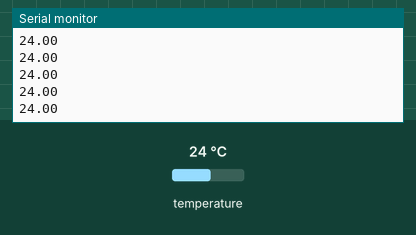
Recording of a sketch running on a simulated Arduino Uno, built with avr-gcc and run on an emulated ATmega328P. Shown: the last lines printed to the serial monitor. The inputs (shaded band) are chosen by the test bench; at power-on: temperature 24 °C.

Above: at 1.2 s.
1.3 s: temperature set to 12 °C
At 1.48 s:
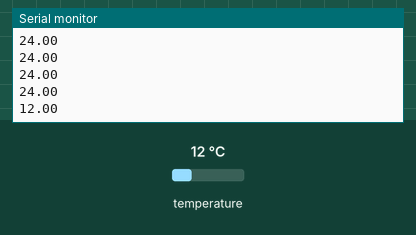
2.8 s: temperature set to 19 °C
At 2.82 s:
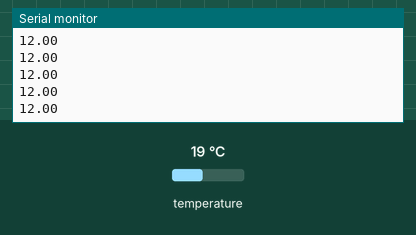
Timing chart, 0 to 5.8 s (numbered marks = the images above; inputs shaded):
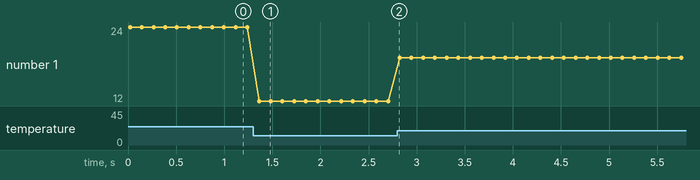

The sketch:

ds18b20.ino
```cpp
#include <OneWire.h>
class DS18B20
{
   public:
      DS18B20(int pin);
      float getTemp();
   private:
      OneWire _ds;
};

DS18B20::DS18B20( int pin ):_ds(pin)
{
}

float DS18B20::getTemp()
{
   //returns the temperature from one DS18S20 in DEG Celsius

   byte data[12];
   byte addr[8];

   if ( !_ds.search(addr)) {
      //no more sensors on chain, reset search
      _ds.reset_search();
      return -1000;
   }

   if ( OneWire::crc8( addr, 7) != addr[7]) {
      Serial.println("CRC is not valid!");
      return -1000;
   }

   if ( addr[0] != 0x10 && addr[0] != 0x28) {
      Serial.print("Device is not recognized");
      return -1000;
   }

   _ds.reset();
   _ds.select(addr);
   _ds.write(0x44,1); // start conversion, with parasite power on at the end

   byte present = _ds.reset();
   _ds.select(addr);
   _ds.write(0xBE); // Read Scratchpad


   for (int i = 0; i < 9; i++) { // we need 9 bytes
      data[i] = _ds.read();
   }

   _ds.reset_search();

   byte MSB = data[1];
   byte LSB = data[0];

   float tempRead = ((MSB << 8) | LSB); //using two's compliment
   float TemperatureSum = tempRead / 16;

   return TemperatureSum;
}

DS18B20 ds(40);

void setup(void) {
   Serial.begin(9600);
}

void loop(void) {
   float temperature = ds.getTemp();
   Serial.println(temperature);

   delay(100); //just here to slow down the output so it is easier to read

}
```

Measured:
- after the input at 1.3 s, the serial monitor: prints a new line after 0.06 s (image 1)
- plotted number 1: 24 → 12 after the input at 1.3 s, 12 → 19 after the input at 2.8 s
